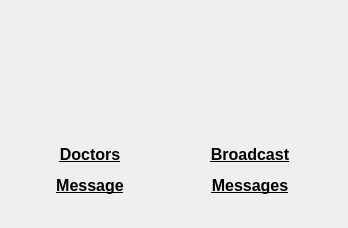
<?xml version="1.0" encoding="UTF-8"?>
<ui version="4.0">
 <class>messageDoctorDialog</class>
 <widget class="QDialog" name="messageDoctorDialog">
  <property name="geometry">
   <rect>
    <x>0</x>
    <y>0</y>
    <width>348</width>
    <height>228</height>
   </rect>
  </property>
  <property name="windowTitle">
   <string>Messages</string>
  </property>
  <widget class="QPushButton" name="doctorMessage">
   <property name="geometry">
    <rect>
     <x>40</x>
     <y>10</y>
     <width>120</width>
     <height>120</height>
    </rect>
   </property>
   <property name="maximumSize">
    <size>
     <width>120</width>
     <height>120</height>
    </size>
   </property>
   <property name="styleSheet">
    <string notr="true">border:none;</string>
   </property>
   <property name="text">
    <string/>
   </property>
   <property name="icon">
    <iconset>
     <normaloff>../../../Images/write_bill.png</normaloff>../../../Images/write_bill.png</iconset>
   </property>
   <property name="iconSize">
    <size>
     <width>100</width>
     <height>100</height>
    </size>
   </property>
  </widget>
  <widget class="QPushButton" name="broadcastMessage">
   <property name="geometry">
    <rect>
     <x>190</x>
     <y>20</y>
     <width>120</width>
     <height>120</height>
    </rect>
   </property>
   <property name="maximumSize">
    <size>
     <width>120</width>
     <height>120</height>
    </size>
   </property>
   <property name="styleSheet">
    <string notr="true">border:none;</string>
   </property>
   <property name="text">
    <string/>
   </property>
   <property name="icon">
    <iconset>
     <normaloff>../../../Images/search_prescription.png</normaloff>../../../Images/search_prescription.png</iconset>
   </property>
   <property name="iconSize">
    <size>
     <width>100</width>
     <height>100</height>
    </size>
   </property>
  </widget>
  <widget class="QLabel" name="doctorMessageLabel">
   <property name="geometry">
    <rect>
     <x>0</x>
     <y>130</y>
     <width>180</width>
     <height>80</height>
    </rect>
   </property>
   <property name="minimumSize">
    <size>
     <width>180</width>
     <height>80</height>
    </size>
   </property>
   <property name="maximumSize">
    <size>
     <width>180</width>
     <height>40</height>
    </size>
   </property>
   <property name="text">
    <string>&lt;html&gt;&lt;head/&gt;&lt;body&gt;&lt;p&gt;&lt;span style=&quot; font-size:12pt; font-weight:600; text-decoration: underline;&quot;&gt;Doctors&lt;/span&gt;&lt;/p&gt;&lt;p&gt;&lt;span style=&quot; font-size:12pt; font-weight:600; text-decoration: underline;&quot;&gt;Message&lt;/span&gt;&lt;/p&gt;&lt;/body&gt;&lt;/html&gt;</string>
   </property>
   <property name="alignment">
    <set>Qt::AlignCenter</set>
   </property>
  </widget>
  <widget class="QLabel" name="broadcastMessageLabel">
   <property name="geometry">
    <rect>
     <x>160</x>
     <y>130</y>
     <width>180</width>
     <height>80</height>
    </rect>
   </property>
   <property name="minimumSize">
    <size>
     <width>180</width>
     <height>80</height>
    </size>
   </property>
   <property name="maximumSize">
    <size>
     <width>180</width>
     <height>40</height>
    </size>
   </property>
   <property name="text">
    <string>&lt;html&gt;&lt;head/&gt;&lt;body&gt;&lt;p&gt;&lt;span style=&quot; font-size:12pt; font-weight:600; text-decoration: underline;&quot;&gt;Broadcast&lt;/span&gt;&lt;/p&gt;&lt;p&gt;&lt;span style=&quot; font-size:12pt; font-weight:600; text-decoration: underline;&quot;&gt;Messages&lt;/span&gt;&lt;/p&gt;&lt;/body&gt;&lt;/html&gt;</string>
   </property>
   <property name="alignment">
    <set>Qt::AlignCenter</set>
   </property>
  </widget>
 </widget>
 <resources/>
 <connections/>
</ui>
